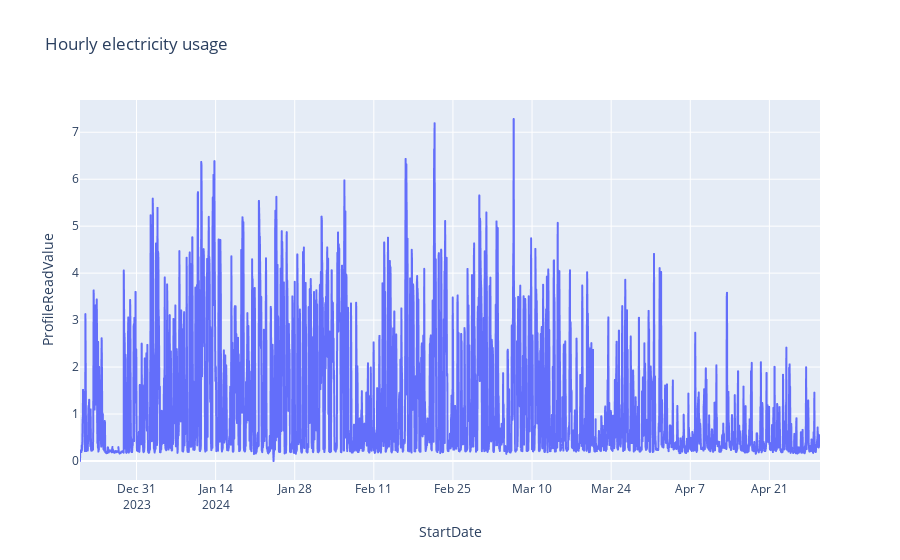

The notebook cell saved with this chart:
### Code cell
#| echo: false

fig = px.line(hourly_aggregated, x=hourly_aggregated.index, y="ProfileReadValue", title="Hourly electricity usage")
fig.show()

### Figure 1 — Plotly figure (JSON) as saved in the notebook; plotly's stock layout.template omitted (floating-point values rounded to 4 significant figures; data arrays with more than 128 entries replaced by an {"elided": "..."} marker saying what was removed)
{"data": [{"hovertemplate": "StartDate=%{x}<br>ProfileReadValue=%{y}<extra></extra>", "legendgroup": "", "line": {"color": "#636efa", "dash": "solid"}, "marker": {"symbol": "circle"}, "mode": "lines", "name": "", "showlegend": false, "type": "scattergl", "x": {"elided": "3144 str values"}, "xaxis": "x", "y": {"elided": "3144 float values"}, "yaxis": "y"}], "layout": {"legend": {"tracegroupgap": 0}, "title": {"text": "Hourly electricity usage"}, "xaxis": {"anchor": "y", "domain": [0, 1], "title": {"text": "StartDate"}}, "yaxis": {"anchor": "x", "domain": [0, 1], "title": {"text": "ProfileReadValue"}}}}
